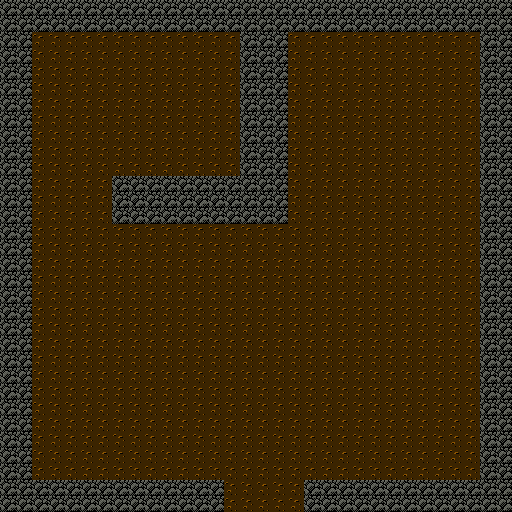

This game map was drawn from its Tiled (.tmx) file and the tilesets committed beside it. A one-line description and the trimmed map source follow:
An orthogonal 32x32 tile map with 16x16 px tiles, 1 tile layer (Collisions), 2 tilesets, 1 image layer.

<map version="1.0" tiledversion="2018.04.18" orientation="orthogonal" renderorder="right-down" width="32" height="32" tilewidth="16" tileheight="16" infinite="0" nextobjectid="1">
 <tileset firstgid="1" name="tiles" tilewidth="16" tileheight="16" tilecount="1600" columns="40">
  <image source="../images/tiles.png" width="640" height="640" />
 </tileset>
 <tileset firstgid="1601" name="tiles" tilewidth="16" tileheight="16" tilecount="1600" columns="40">
  <image source="../images/tiles.png" width="640" height="640" />
 </tileset>
 <imagelayer name="background">
  <image source="../images/Castle_Background.png" width="512" height="512" />
 </imagelayer>
 <layer name="Collisions" width="32" height="32">
  <properties>
   <property name="collision" value="true" />
  </properties>
  <data>[1024 cells, 290 non-empty, 1 distinct tile ids]</data>
 </layer>
</map>
